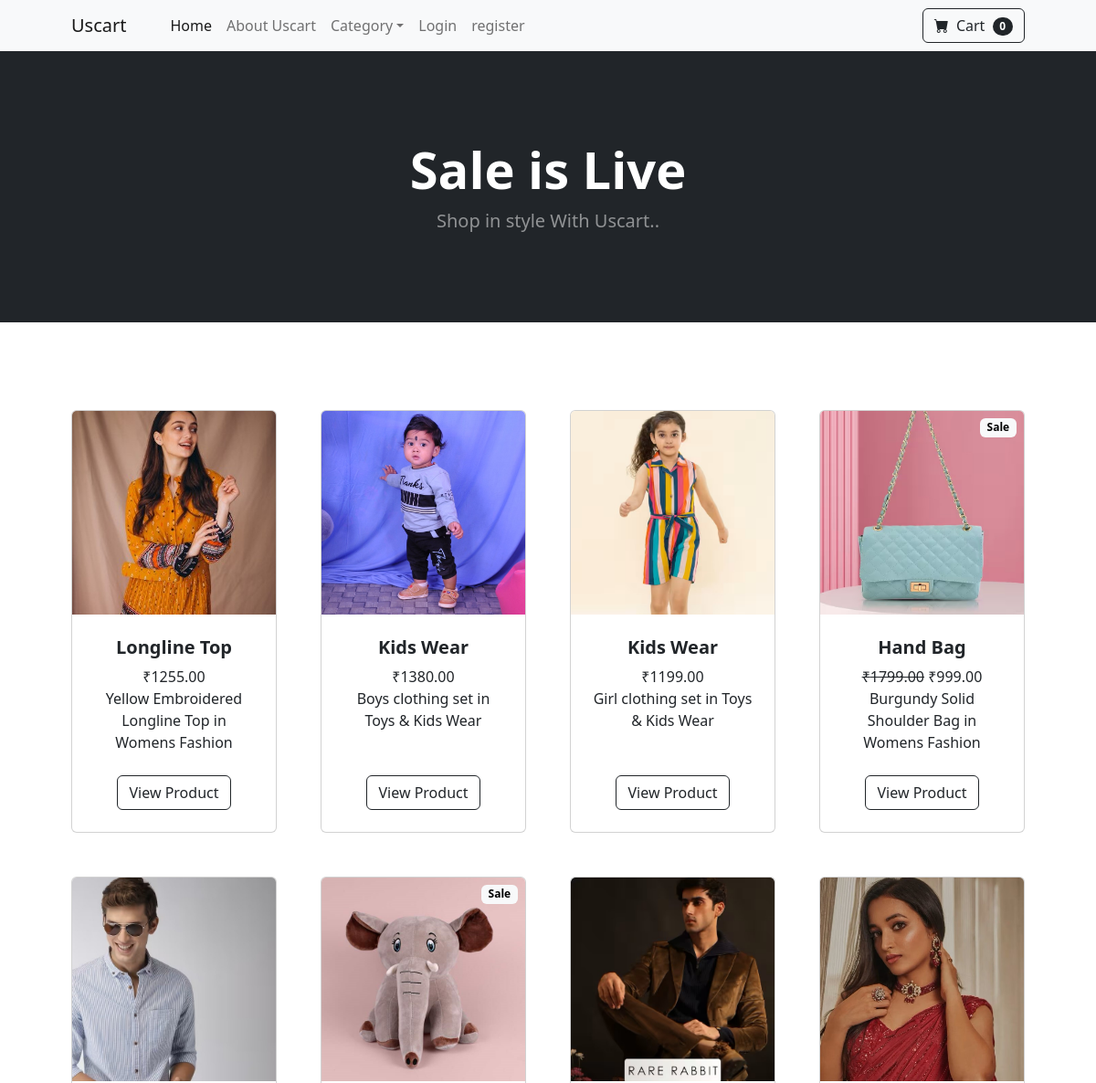
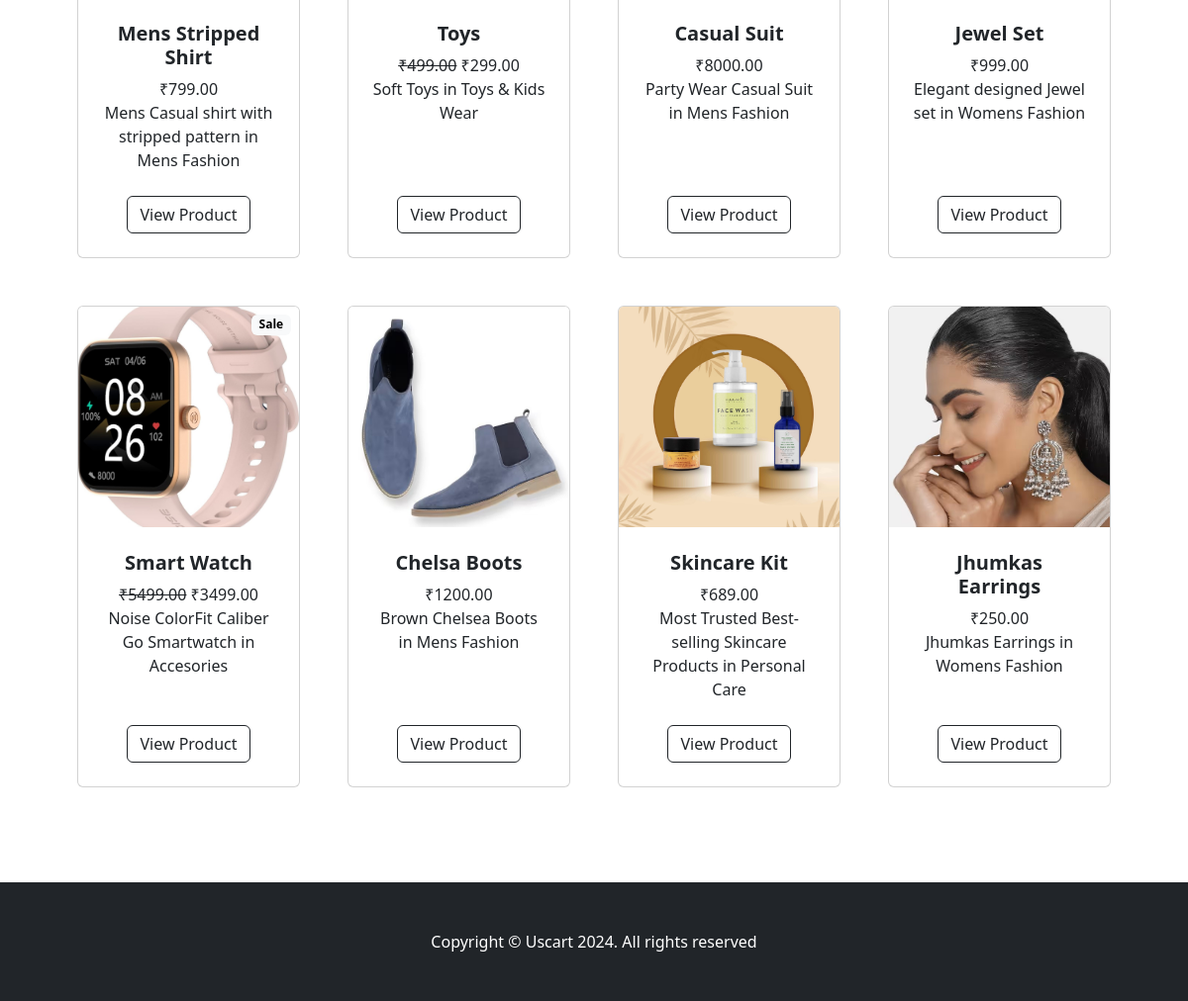
The page / on the database its author committed (2 pictures, top to bottom).
### store/models.py (models this page shows, shortened)
class Product(models.Model):
    name = models.CharField(max_length=100)
    price = models.DecimalField(default=0, decimal_places=2, max_digits=6)
    category = models.ForeignKey(Category, on_delete=models.CASCADE, default=1)
    description = models.CharField(max_length=250, default='', blank=True, null=True)
    image = models.ImageField(upload_to='uploads/product/')
    is_sale = models.BooleanField(default=False)
    sale_price = models.DecimalField(default=0, decimal_places=2, max_digits=6)

class Category(models.Model):
    name=models.CharField(max_length=50)
    def __str__(self):
        return self.name
    class Meta:
        verbose_name_plural='categories'

### store/views.py (the view)
# urls.py: path('',views.home,name='home'),
def home(request):
    products=Product.objects.all()
    return render(request,'home.html',{'products':products})

### cart/cart.py (called while the page is built)
    def __len__(self):
        return len(self.cart)

### cart/context_processor.py (called while the page is built)
def cart(request):
    return {'cart': Cart(request)}

### templates/home.html
{% extends 'base.html' %}
{% block content %}
        <header class="bg-dark py-5">
            <div class="container px-4 px-lg-5 my-5">
                <div class="text-center text-white">
                    <h1 class="display-4 fw-bolder">Sale is Live</h1>
                    <p class="lead fw-normal text-white-50 mb-0">Shop in style With Uscart..</p>
                </div>
            </div>
        </header>
        <section class="py-5">
            <div class="container px-4 px-lg-5 mt-5">
                <div class="row gx-4 gx-lg-5 row-cols-2 row-cols-md-3 row-cols-xl-4 justify-content-center">
                    {% for product in products %}
                        {% if product.is_sale %}
                        <div class="col mb-5">
                        <div class="card h-100">
                            <div class="badge bg-light text-black position-absolute" style="top:0.5rem; right: 0.5rem">Sale</div>
                            <img class="card-img-top" src="{{ product.image.url }}" alt="..." />
                            <div class="card-body p-4">
                                <div class="text-center">
                                    <h5 class="fw-bolder">{{ product.name }}</h5>
                                    <strike>₹{{ product.price }}</strike>
                                    ₹{{ product.sale_price }}
                                    <br/>
                                    {{ product.description }} in {{ product.category }}
                                </div>
                            </div>
                            <div class="card-footer p-4 pt-0 border-top-0 bg-transparent">
                                <div class="text-center"><a class="btn btn-outline-dark mt-auto" href="{% url 'product' product.id %}">View Product</a></div>
                            </div>
                        </div>
                    </div>
                        {% else %}
                    <div class="col mb-5">
                        <div class="card h-100">
                            <img class="card-img-top" src="{{ product.image.url }}" alt="..." />
                            <div class="card-body p-4">
                                <div class="text-center">
                                    <h5 class="fw-bolder">{{ product.name }}</h5>
                                    ₹{{ product.price }}
                                    <br/>
                                    {{ product.description }} in {{ product.category }}
                                </div>
                            </div>
                            <div class="card-footer p-4 pt-0 border-top-0 bg-transparent">
                                <div class="text-center"><a class="btn btn-outline-dark mt-auto" href="{% url 'product' product.id %}">View Product</a></div>
                            </div>
                        </div>
                    </div>
                        {% endif %}
                    {% endfor %}
                </div>
            </div>
        </section>
{% endblock %}

### templates/base.html (shortened to what this page needs)
{% load static %}
<!DOCTYPE html>
<html lang="en">
<head>
    <link href="https://cdn.jsdelivr.net/npm/bootstrap-icons@1.5.0/font/bootstrap-icons.css" rel="stylesheet"/>
    <link href={% static 'css/styles.css' %} rel="stylesheet"/>
    </head>
    <body>
        {% include 'navbar.html' %}
        {% block content %}
        {% endblock %}
        <footer class="py-5 bg-dark">
            <div class="container">
                <p class="m-0 text-center text-white">Copyright &copy; Uscart 2024. All rights reserved</p>
            </div>
        </footer>
    </body>
</html>

### templates/navbar.html (shortened to what this page needs)
<nav class="navbar navbar-expand-lg navbar-light bg-light">
            <div class="container px-4 px-lg-5">
                <a class="navbar-brand" href="{% url 'home' %}">Uscart</a>
                <div class="collapse navbar-collapse" id="navbarSupportedContent">
                    <ul class="navbar-nav me-auto mb-2 mb-lg-0 ms-lg-4">
                        <li class="nav-item"><a class="nav-link active" aria-current="page" href="{% url 'home' %}">Home</a></li>
                        <li class="nav-item"><a class="nav-link" href="{% url 'about' %}">About Uscart</a></li>
                        <li class="nav-item dropdown">
                            <a class="nav-link dropdown-toggle" id="navbarDropdown" href="#" role="button" data-bs-toggle="dropdown" aria-expanded="false">Category</a>
                        </li>
                    {% if user.is_authenticated %}
                        <li class="nav-item"><a class="nav-link" href="{% url 'logout' %}">Logout</a></li>
                    {% else %}
                        <li class="nav-item"><a class="nav-link" href="{% url 'login' %}">Login</a></li>
                        <li class="nav-item"><a class="nav-link" href="{% url 'register' %}">register</a></li>
                    {% endif %}
                    </ul>
                    <form class="d-flex">
                        <a href="{% url 'cart_summary' %}" class="btn btn-outline-dark"><i class="bi-cart-fill me-1"></i>
                            Cart
                            <span class="badge bg-dark text-white ms-1 rounded-pill" id="cart_quantity">{{ cart|length }}</span></a>
                    </form>
                </div>
            </div>
        </nav>

### rows shown on the page
Product: image (picture), name "Longline Top", price "1255.00", description "Yellow Embroidered Longline Top", category "Womens Fashion"
Product: image (picture), name "Kids Wear", price "1380.00", description "Boys clothing set", category "Toys & Kids Wear"
Product: image (picture), name "Kids Wear", price "1199.00", description "Girl clothing set", category "Toys & Kids Wear"
Product: image (picture), name "Hand Bag", price "1799.00", sale_price "999.00", description "Burgundy Solid Shoulder Bag", category "Womens Fashion"
Product: image (picture), name "Mens Stripped Shirt", price "799.00", description "Mens Casual shirt with stripped pattern", category "Mens Fashion"
Product: image (picture), name "Toys", price "499.00", sale_price "299.00", description "Soft Toys", category "Toys & Kids Wear"
Product: image (picture), name "Casual Suit", price "8000.00", description "Party Wear Casual Suit", category "Mens Fashion"
Product: image (picture), name "Jewel Set", price "999.00", description "Elegant designed Jewel set", category "Womens Fashion"
Product: image (picture), name "Smart Watch", price "5499.00", sale_price "3499.00", description "Noise ColorFit Caliber Go Smartwatch", category "Accesories"
Product: image (picture), name "Chelsa Boots", price "1200.00", description "Brown Chelsea Boots", category "Mens Fashion"
Product: image (picture), name "Skincare Kit", price "689.00", description "Most Trusted Best-selling Skincare Products", category "Personal Care"
Product: image (picture), name "Jhumkas Earrings", price "250.00", description "Jhumkas Earrings", category "Womens Fashion"

### other values the page prints
{{ cart|length }} "0"
